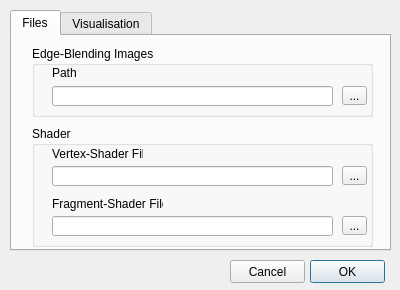
<?xml version="1.0" encoding="UTF-8"?>
<ui version="4.0">
 <class>SettingsDialog</class>
 <widget class="QDialog" name="SettingsDialog">
  <property name="geometry">
   <rect>
    <x>0</x>
    <y>0</y>
    <width>400</width>
    <height>290</height>
   </rect>
  </property>
  <property name="windowTitle">
   <string>SettingsDialog</string>
  </property>
  <widget class="QTabWidget" name="tabSettings">
   <property name="geometry">
    <rect>
     <x>10</x>
     <y>10</y>
     <width>381</width>
     <height>241</height>
    </rect>
   </property>
   <property name="currentIndex">
    <number>0</number>
   </property>
   <widget class="QWidget" name="tab">
    <attribute name="title">
     <string>Files</string>
    </attribute>
    <widget class="QGroupBox" name="groupBox">
     <property name="geometry">
      <rect>
       <x>20</x>
       <y>90</y>
       <width>341</width>
       <height>121</height>
      </rect>
     </property>
     <property name="title">
      <string>Shader</string>
     </property>
     <widget class="QLabel" name="label_2">
      <property name="geometry">
       <rect>
        <x>20</x>
        <y>20</y>
        <width>91</width>
        <height>16</height>
       </rect>
      </property>
      <property name="text">
       <string>Vertex-Shader File</string>
      </property>
     </widget>
     <widget class="QToolButton" name="toolBtnVertexFile">
      <property name="geometry">
       <rect>
        <x>310</x>
        <y>40</y>
        <width>25</width>
        <height>19</height>
       </rect>
      </property>
      <property name="text">
       <string>...</string>
      </property>
     </widget>
     <widget class="QLineEdit" name="lineEditVertexFile">
      <property name="geometry">
       <rect>
        <x>20</x>
        <y>40</y>
        <width>281</width>
        <height>20</height>
       </rect>
      </property>
     </widget>
     <widget class="QLabel" name="label_3">
      <property name="geometry">
       <rect>
        <x>20</x>
        <y>70</y>
        <width>111</width>
        <height>16</height>
       </rect>
      </property>
      <property name="text">
       <string>Fragment-Shader File</string>
      </property>
     </widget>
     <widget class="QLineEdit" name="lineEditFragFile">
      <property name="geometry">
       <rect>
        <x>20</x>
        <y>90</y>
        <width>281</width>
        <height>20</height>
       </rect>
      </property>
     </widget>
     <widget class="QToolButton" name="toolBtnFragFile">
      <property name="geometry">
       <rect>
        <x>310</x>
        <y>90</y>
        <width>25</width>
        <height>19</height>
       </rect>
      </property>
      <property name="text">
       <string>...</string>
      </property>
     </widget>
    </widget>
    <widget class="QGroupBox" name="groupBox_2">
     <property name="geometry">
      <rect>
       <x>20</x>
       <y>10</y>
       <width>341</width>
       <height>71</height>
      </rect>
     </property>
     <property name="title">
      <string>Edge-Blending Images</string>
     </property>
     <widget class="QLabel" name="label_4">
      <property name="geometry">
       <rect>
        <x>20</x>
        <y>20</y>
        <width>46</width>
        <height>13</height>
       </rect>
      </property>
      <property name="text">
       <string>Path</string>
      </property>
     </widget>
     <widget class="QToolButton" name="toolBtnBlendingPath">
      <property name="geometry">
       <rect>
        <x>310</x>
        <y>40</y>
        <width>25</width>
        <height>19</height>
       </rect>
      </property>
      <property name="text">
       <string>...</string>
      </property>
     </widget>
     <widget class="QLineEdit" name="lineEditBlendingPath">
      <property name="geometry">
       <rect>
        <x>20</x>
        <y>40</y>
        <width>281</width>
        <height>20</height>
       </rect>
      </property>
     </widget>
    </widget>
   </widget>
   <widget class="QWidget" name="tab_2">
    <attribute name="title">
     <string>Visualisation</string>
    </attribute>
    <widget class="QGroupBox" name="groupBox_3">
     <property name="geometry">
      <rect>
       <x>20</x>
       <y>10</y>
       <width>341</width>
       <height>91</height>
      </rect>
     </property>
     <property name="title">
      <string>Resolution</string>
     </property>
     <widget class="QWidget" name="layoutWidget">
      <property name="geometry">
       <rect>
        <x>20</x>
        <y>20</y>
        <width>176</width>
        <height>48</height>
       </rect>
      </property>
      <layout class="QGridLayout" name="gridLayout">
       <item row="0" column="0">
        <widget class="QLabel" name="label_6">
         <property name="text">
          <string>Width:</string>
         </property>
        </widget>
       </item>
       <item row="0" column="1">
        <widget class="QLineEdit" name="lineEditResW"/>
       </item>
       <item row="1" column="0">
        <widget class="QLabel" name="label_5">
         <property name="text">
          <string>Height:</string>
         </property>
        </widget>
       </item>
       <item row="1" column="1">
        <widget class="QLineEdit" name="lineEditResH"/>
       </item>
      </layout>
     </widget>
    </widget>
   </widget>
  </widget>
  <widget class="QPushButton" name="pushBtnOK">
   <property name="geometry">
    <rect>
     <x>310</x>
     <y>260</y>
     <width>75</width>
     <height>23</height>
    </rect>
   </property>
   <property name="text">
    <string>OK</string>
   </property>
  </widget>
  <widget class="QPushButton" name="pushBtnCancel">
   <property name="geometry">
    <rect>
     <x>230</x>
     <y>260</y>
     <width>75</width>
     <height>23</height>
    </rect>
   </property>
   <property name="text">
    <string>Cancel</string>
   </property>
  </widget>
 </widget>
 <layoutdefault spacing="6" margin="11"/>
 <resources/>
 <connections/>
</ui>
